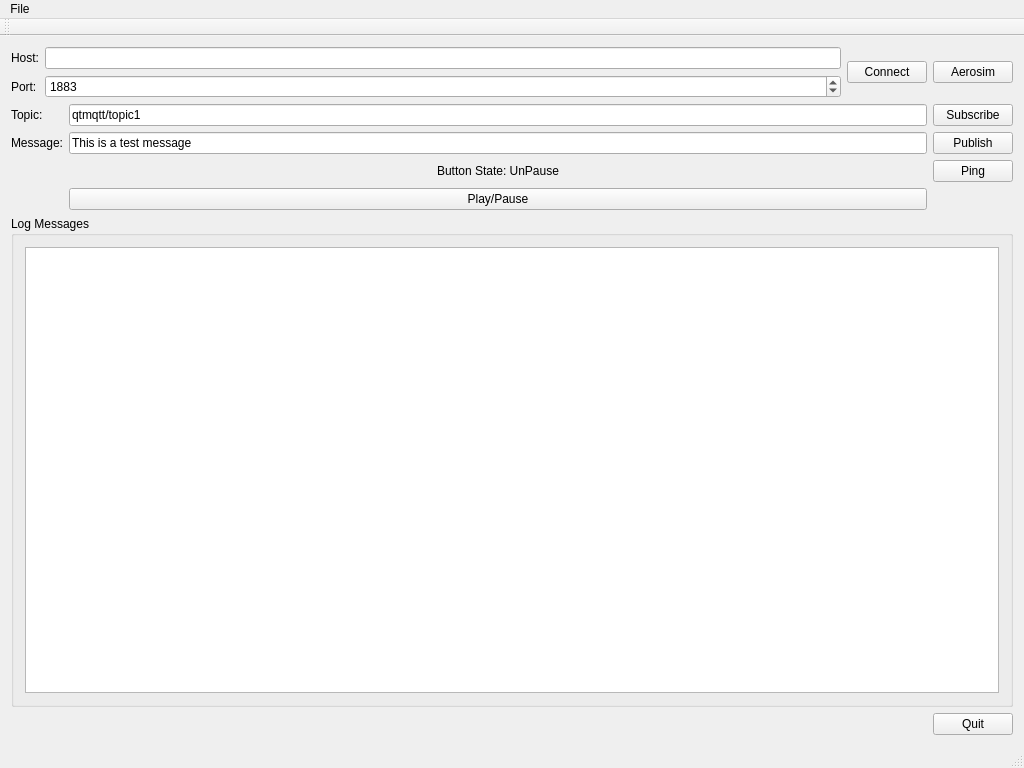
<?xml version="1.0" encoding="UTF-8"?>
<ui version="4.0">
 <class>MainWindow</class>
 <widget class="QMainWindow" name="MainWindow">
  <property name="geometry">
   <rect>
    <x>0</x>
    <y>0</y>
    <width>1024</width>
    <height>768</height>
   </rect>
  </property>
  <property name="windowTitle">
   <string>MainWindow</string>
  </property>
  <widget class="QWidget" name="centralWidget">
   <layout class="QVBoxLayout" name="verticalLayout">
    <item>
     <layout class="QHBoxLayout" name="horizontalLayout">
      <item>
       <layout class="QFormLayout" name="formLayout">
        <item row="0" column="0">
         <widget class="QLabel" name="label">
          <property name="text">
           <string>Host:</string>
          </property>
         </widget>
        </item>
        <item row="0" column="1">
         <widget class="QLineEdit" name="lineEditHost">
          <property name="text">
           <string/>
          </property>
         </widget>
        </item>
        <item row="2" column="0">
         <widget class="QLabel" name="label_2">
          <property name="text">
           <string>Port:</string>
          </property>
         </widget>
        </item>
        <item row="2" column="1">
         <widget class="QSpinBox" name="spinBoxPort">
          <property name="maximum">
           <number>99999</number>
          </property>
          <property name="value">
           <number>1883</number>
          </property>
         </widget>
        </item>
       </layout>
      </item>
      <item>
       <widget class="QPushButton" name="buttonConnect">
        <property name="text">
         <string>Connect</string>
        </property>
       </widget>
      </item>
      <item>
       <widget class="QPushButton" name="buttonAerosim">
        <property name="text">
         <string>Aerosim</string>
        </property>
       </widget>
      </item>
     </layout>
    </item>
    <item>
     <layout class="QGridLayout" name="gridLayout">
      <item row="0" column="0">
       <widget class="QLabel" name="label_3">
        <property name="text">
         <string>Topic:</string>
        </property>
       </widget>
      </item>
      <item row="1" column="0">
       <widget class="QLabel" name="label_4">
        <property name="text">
         <string>Message:</string>
        </property>
       </widget>
      </item>
      <item row="1" column="1">
       <widget class="QLineEdit" name="lineEditMessage">
        <property name="text">
         <string>This is a test message</string>
        </property>
       </widget>
      </item>
      <item row="0" column="1">
       <widget class="QLineEdit" name="lineEditTopic">
        <property name="text">
         <string>qtmqtt/topic1</string>
        </property>
       </widget>
      </item>
      <item row="1" column="2">
       <widget class="QPushButton" name="buttonPublish">
        <property name="text">
         <string>Publish</string>
        </property>
       </widget>
      </item>
      <item row="0" column="2">
       <widget class="QPushButton" name="buttonSubscribe">
        <property name="text">
         <string>Subscribe</string>
        </property>
       </widget>
      </item>
      <item row="2" column="2">
       <widget class="QPushButton" name="buttonPing">
        <property name="text">
         <string>Ping</string>
        </property>
       </widget>
      </item>
      <item row="2" column="1">
       <widget class="QLabel" name="lbl_button_state">
        <property name="text">
         <string>Button State: UnPause</string>
        </property>
        <property name="alignment">
         <set>Qt::AlignCenter</set>
        </property>
       </widget>
      </item>
      <item row="3" column="1">
       <widget class="QPushButton" name="btn_changePause_state">
        <property name="text">
         <string>Play/Pause</string>
        </property>
        <property name="checkable">
         <bool>true</bool>
        </property>
       </widget>
      </item>
     </layout>
    </item>
    <item>
     <widget class="QGroupBox" name="groupBox">
      <property name="title">
       <string>Log Messages</string>
      </property>
      <layout class="QHBoxLayout" name="horizontalLayout_2">
       <item>
        <widget class="QPlainTextEdit" name="editLog"/>
       </item>
      </layout>
     </widget>
    </item>
    <item>
     <layout class="QHBoxLayout" name="horizontalLayout_3">
      <item>
       <spacer name="horizontalSpacer">
        <property name="orientation">
         <enum>Qt::Horizontal</enum>
        </property>
        <property name="sizeHint" stdset="0">
         <size>
          <width>40</width>
          <height>20</height>
         </size>
        </property>
       </spacer>
      </item>
      <item>
       <widget class="QPushButton" name="buttonQuit">
        <property name="text">
         <string>Quit</string>
        </property>
       </widget>
      </item>
     </layout>
    </item>
   </layout>
  </widget>
  <widget class="QMenuBar" name="menuBar">
   <property name="geometry">
    <rect>
     <x>0</x>
     <y>0</y>
     <width>1024</width>
     <height>24</height>
    </rect>
   </property>
   <widget class="QMenu" name="menuFile">
    <property name="title">
     <string>File</string>
    </property>
    <addaction name="actionQuit"/>
   </widget>
   <addaction name="menuFile"/>
  </widget>
  <widget class="QToolBar" name="mainToolBar">
   <attribute name="toolBarArea">
    <enum>TopToolBarArea</enum>
   </attribute>
   <attribute name="toolBarBreak">
    <bool>false</bool>
   </attribute>
  </widget>
  <widget class="QStatusBar" name="statusBar"/>
  <action name="actionQuit">
   <property name="text">
    <string>Quit</string>
   </property>
  </action>
 </widget>
 <layoutdefault spacing="6" margin="11"/>
 <resources/>
 <connections/>
</ui>
